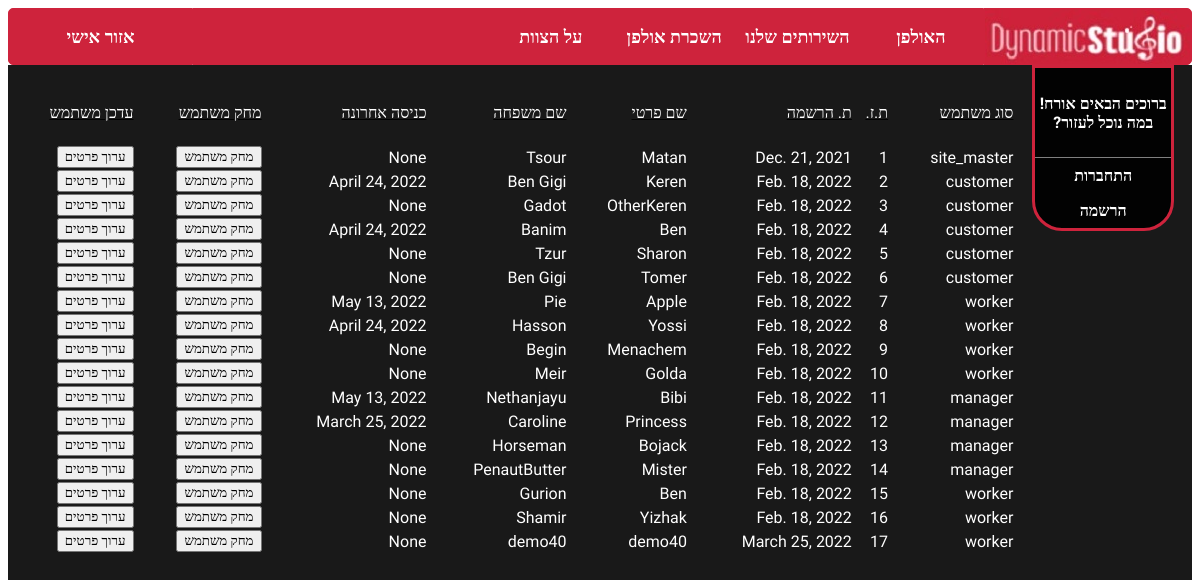
/admin_update_details/, run on an earlier commit of the app's database.
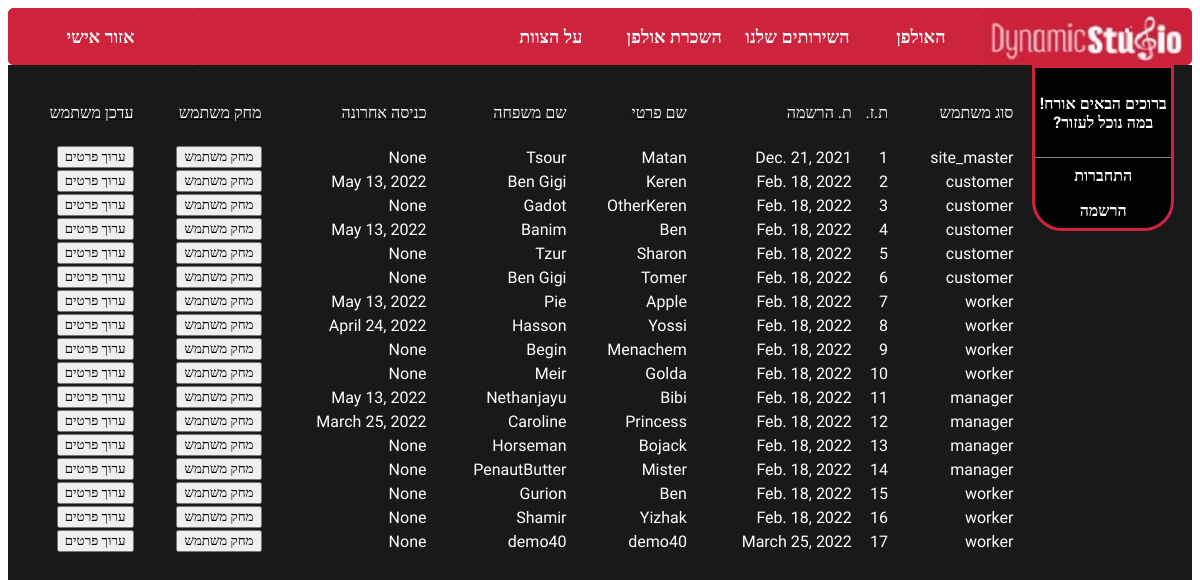
And on a later commit of the database.
### studio/models.py (models this page shows, shortened)
class User(models.Model):
    id = models.AutoField(primary_key=True)
    user_type = models.ForeignKey(
        User_Type, on_delete=models.CASCADE, related_name='users')
    fname = models.CharField(max_length=100)
    lname = models.CharField(max_length=100)
    city = models.CharField(max_length=100, blank=True)
    phone = models.CharField(max_length=12, blank=True)
    dob = models.DateField(max_length=8, blank=True, null=True)
    dor = models.DateField(max_length=8, blank=True, null=True,
                           editable=False, auto_now_add=True)  # date of registration
    organization = models.CharField(max_length=100, blank=True)
    last_login = models.DateField(blank=True, null=True)

class User_Type(models.Model):
    id = models.AutoField(primary_key=True)
    type = models.CharField(max_length=100)
    def __str__(self):
        return self.type

### studio/views.py (the view, shortened to what this page needs)
# urls.py: path("admin_update_details/",views.admin_update_details.as_view(),name="admin_update_details"),
class admin_update_details(View):
    def get(self, request):
        users = User.objects.all()
        return render(request, "studio/pages/admin_update_details_page/admin_update_details.html",
                      {"users": users})

### studio/templates/studio/pages/admin_update_details_page/admin_update_details.html (shortened to what this page needs)
{% extends 'base.html' %}
{% load static %}
{% block css_files %}
<link rel="stylesheet" href="{% static "admin_details_update_css.css" %}">
{% endblock css_files %}
{% block content%}
<br>
<table>
	<tr  style="text-decoration: underline;">
		<td style="height: 24px" class="auto-style1">סוג משתמש</td>
        <td style="height: 24px" class="auto-style1">ת.ז.</td>
		<td style="height: 24px" class="auto-style1"> ת. הרשמה</td>
		<td style="height: 24px" class="auto-style1">שם פרטי</td>
		<td style="height: 24px" class="auto-style1">שם משפחה</td>
		<td style="height: 24px" class="auto-style1">כניסה אחרונה</td>
		<td style="height: 24px" class="auto-style1">מחק משתמש</td>
		<td style="height: 24px" class="auto-style1">עדכן משתמש</td>
	</tr>
    <tr>
		<td colspan="5"><br></td>
	</tr>
    {% for u  in  users %}
	<tr>
        <td>{{u.user_type}}</td>
        <td>{{u.id}}</td>
        <td>{{u.dor}}</td>
		<td>{{u.fname}}</td>
        <td>{{u.lname}}</td>
        <td>{{u.last_login}}</td>
		{% include "studio/pages/admin_update_details_page/includes/admin_update_details_buttons.html"%}
	</tr>
    {% endfor %}
	<tr>
		<td colspan="5"><br></td>
	</tr>
</table>
{%endblock%}

### templates/base.html (shortened to what this page needs)
{% load static %}
<html lang="he">
   <head>
      <link rel="stylesheet" href="{% static "base_page.css" %}">
         {% block css_files %}
         {% endblock css_files %}
   </head>
   <body>
	{% include "studio/includes/mainframe/top_headers.html" %}
   <table class="content_table" width="100%" dir="rtl" cellspacing="0" cellpadding="0">
       <tr>
          <td class="content_table" width="15%" valign="top">
             {% include "studio/includes/mainframe/side_menu_main.html" %}
          <td class="content_table" width="85%" valign="top" align="center">
             {% block content%}
             {% endblock content%}
          </td>
   </body>
</html>

### studio/templates/studio/includes/mainframe/top_headers.html
{% load static%}
<table class="headers"  dir="rtl" align="center" cellspacing="0" cellpadding="0">
    <tr class="headers">
    <td class="headers" name="logo" style="width: 5%">
        <img src="{% static "studio/images/logo2.jpg" %}" />
        </td>
    <td class="headers" style="width: 10%">
        <a class="headers" href="https://dynamicstudio.co.il/">האולפן</a>
    </td>
    <td class="headers" style="width: 10%">
    <a class="headers" href="https://dynamicstudio.co.il/music-prod/">השירותים שלנו</a></td>
    <td class="headers" style="width: 10%">
        <a class="headers" href="https://dynamicstudio.co.il/rent/">השכרת אולפן</a>
    </td>
    <td class="headers" style="width: 10%">
        <a class="headers" href="https://dynamicstudio.co.il/team/">על הצוות</a>
    </td>
    <td class="headers" style="width: 12%">
    &nbsp;</td>
    <td class="headers" style="width: 12%">
    &nbsp;</td>
    <td class="headers" style="width: 15%">
    {% if request.session.is_logged_in%}
    <br>
    <a class="headers" href="{% url "logout_link"  %}">התנתק</a>
    {%else %}
    <a class="headers" href="{% url "index-page"  %}">אזור אישי</a>
    {%endif%}
</td>
    </tr>
</table>

### studio/templates/studio/includes/mainframe/side_menu_main.html
{% if  'customer' in request.session.user_type %}
{% include "studio/includes/mainframe/side_menus/side_menu_customer.html" %}
{% elif  'worker' in request.session.user_type %}
{% include "studio/includes/mainframe/side_menus/side_menu_worker.html" %}
{% elif 'manager' in request.session.user_type %}
{% include "studio/includes/mainframe/side_menus/side_menu_manager.html" %}
{% else %}
{% include "studio/includes/mainframe/side_menus/side_menu_guest.html" %}
{% endif %}

### studio/templates/studio/includes/mainframe/side_menus/side_menu_guest.html
<table class="side_menu" style="width: 80%" align="center" >
    <tr class="first_row">
       <td class="first_td">ברוכים הבאים אורח! <br> במה נוכל לעזור?</td>
    </tr>
    <tr class="side_menu">
       <td class="side_menu">
         <a class="side_menu_link" href="{% url "index-page"  %}">התחברות</a></td>
    </tr>
    <tr class="side_menu">
       <td class="side_menu">הרשמה</td>
    </tr>
 </table>
</body>

### studio/templates/studio/pages/admin_update_details_page/includes/admin_update_details_buttons.html (shortened to what this page needs)
{% load static %}
        <td><button class="button" onclick="return delete_user('{% url 'delete_user' user_id=u.id  %}') ">מחק משתמש</button> </td>
        <td><button class="button" onclick="openInNewTab('{% url "update_personal_details" user_id=u.id%}')">ערוך פרטים</button> </td>

### static/base_page.css (style rules this page uses)
* { font-family: "Assistant" }
body, html { height: 100%; }
table.side_menu { background-color: rgba(0, 0, 0, 0.9); border: 3px #CE233C solid; border-radius: 0px 0px 30px 30px; border-collapse: separate; border-spacing: 0; }
td.side_menu { color: white; text-align: center; height: 35px; font-weight: 900; }
td.first_td { color: white; text-align: center; border-bottom: 1px gray solid; height: 90px; font-weight: 900; }
table.content_table { background-color: rgba(0, 0, 0, 0.9); height: 100%; background-position: center; background-repeat: no-repeat; background-size: cover; border-collapse: separate; border-spacing: 0; }
td.content_table { color: white; }
table.headers { border-collapse: separate; width: 100%; height: 7%; border-collapse: separate; border-spacing: 0; }
a.headers { font-family: Assistant; text-align: center; text-decoration: none; font-size: 18px; font-weight: 900; color: white; }
td.headers { border: solid 1px #CE233C; background-color: #CE233C; font-family: Assistant; text-align: center; font-size: 18px; font-weight: 900; color: white; }
tr.headers:first-child td:first-child { border-top-right-radius: 5px; }
tr.headers:first-child td:last-child { border-top-left-radius: 5px; }
tr.headers:last-child td:first-child { border-bottom-right-radius: 5px; }
tr.headers:last-child td:last-child { border-bottom-left-radius: 5px; }
.side_menu_link { color: white; text-decoration: none; }

### static/admin_details_update_css.css (style rules this page uses)
table { width: 100%; border-collapse: collapse; }
td { color: rgb(255, 255, 255); }

What changed in the data, as far as the page shows it:
changed User "Keren": last_login "April 24, 2022" → "May 13, 2022"
changed User "Banim": last_login "April 24, 2022" → "May 13, 2022"
